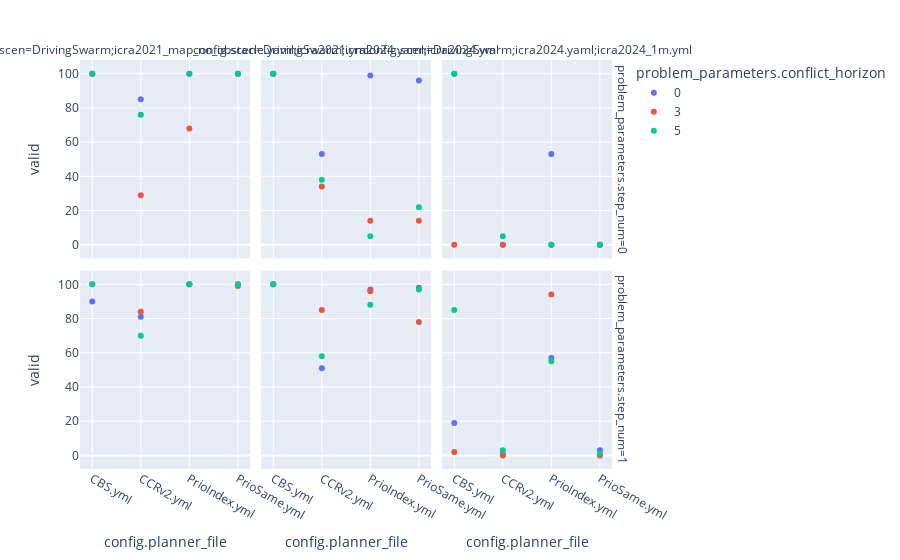

The notebook cell this image was saved under:
### Code cell
df_agg = df.groupby(["config.planner_file", "config.scen", "problem_parameters.step_num", "problem_parameters.conflict_horizon"]).valid.sum().reset_index()
px.scatter(df_agg, x="config.planner_file", y="valid", facet_col="config.scen", facet_row="problem_parameters.step_num", color="problem_parameters.conflict_horizon")

### Figure 1 — Plotly figure (JSON) as saved in the notebook; plotly's stock layout.template omitted (floating-point values rounded to 4 significant figures)
{"data": [{"hovertemplate": "problem_parameters.conflict_horizon=0<br>problem_parameters.step_num=0<br>config.scen=DrivingSwarm;icra2021_map_no_obstacle.yaml;icra2021.yml<br>config.planner_file=%{x}<br>valid=%{y}<extra></extra>", "legendgroup": "0", "marker": {"color": "#636efa", "symbol": "circle"}, "mode": "markers", "name": "0", "orientation": "v", "showlegend": true, "type": "scatter", "x": ["CBS.yml", "CCRv2.yml", "PrioIndex.yml", "PrioSame.yml"], "xaxis": "x4", "y": [100, 85, 100, 100], "yaxis": "y4"}, {"hovertemplate": "problem_parameters.conflict_horizon=0<br>problem_parameters.step_num=0<br>config.scen=DrivingSwarm;icra2024.yaml;icra2024.yml<br>config.planner_file=%{x}<br>valid=%{y}<extra></extra>", "legendgroup": "0", "marker": {"color": "#636efa", "symbol": "circle"}, "mode": "markers", "name": "0", "orientation": "v", "showlegend": false, "type": "scatter", "x": ["CBS.yml", "CCRv2.yml", "PrioIndex.yml", "PrioSame.yml"], "xaxis": "x5", "y": [100, 53, 99, 96], "yaxis": "y5"}, {"hovertemplate": "problem_parameters.conflict_horizon=0<br>problem_parameters.step_num=0<br>config.scen=DrivingSwarm;icra2024.yaml;icra2024_1m.yml<br>config.planner_file=%{x}<br>valid=%{y}<extra></extra>", "legendgroup": "0", "marker": {"color": "#636efa", "symbol": "circle"}, "mode": "markers", "name": "0", "orientation": "v", "showlegend": false, "type": "scatter", "x": ["CBS.yml", "CCRv2.yml", "PrioIndex.yml", "PrioSame.yml"], "xaxis": "x6", "y": [100, 0, 53, 0], "yaxis": "y6"}, {"hovertemplate": "problem_parameters.conflict_horizon=0<br>problem_parameters.step_num=1<br>config.scen=DrivingSwarm;icra2021_map_no_obstacle.yaml;icra2021.yml<br>config.planner_file=%{x}<br>valid=%{y}<extra></extra>", "legendgroup": "0", "marker": {"color": "#636efa", "symbol": "circle"}, "mode": "markers", "name": "0", "orientation": "v", "showlegend": false, "type": "scatter", "x": ["CBS.yml", "CCRv2.yml", "PrioIndex.yml", "PrioSame.yml"], "xaxis": "x", "y": [90, 81, 100, 100], "yaxis": "y"}, {"hovertemplate": "problem_parameters.conflict_horizon=0<br>problem_parameters.step_num=1<br>config.scen=DrivingSwarm;icra2024.yaml;icra2024.yml<br>config.planner_file=%{x}<br>valid=%{y}<extra></extra>", "legendgroup": "0", "marker": {"color": "#636efa", "symbol": "circle"}, "mode": "markers", "name": "0", "orientation": "v", "showlegend": false, "type": "scatter", "x": ["CBS.yml", "CCRv2.yml", "PrioIndex.yml", "PrioSame.yml"], "xaxis": "x2", "y": [100, 51, 97, 98], "yaxis": "y2"}, {"hovertemplate": "problem_parameters.conflict_horizon=0<br>problem_parameters.step_num=1<br>config.scen=DrivingSwarm;icra2024.yaml;icra2024_1m.yml<br>config.planner_file=%{x}<br>valid=%{y}<extra></extra>", "legendgroup": "0", "marker": {"color": "#636efa", "symbol": "circle"}, "mode": "markers", "name": "0", "orientation": "v", "showlegend": false, "type": "scatter", "x": ["CBS.yml", "CCRv2.yml", "PrioIndex.yml", "PrioSame.yml"], "xaxis": "x3", "y": [19, 1, 57, 3], "yaxis": "y3"}, {"hovertemplate": "problem_parameters.conflict_horizon=3<br>problem_parameters.step_num=0<br>config.scen=DrivingSwarm;icra2021_map_no_obstacle.yaml;icra2021.yml<br>config.planner_file=%{x}<br>valid=%{y}<extra></extra>", "legendgroup": "3", "marker": {"color": "#EF553B", "symbol": "circle"}, "mode": "markers", "name": "3", "orientation": "v", "showlegend": true, "type": "scatter", "x": ["CBS.yml", "CCRv2.yml", "PrioIndex.yml", "PrioSame.yml"], "xaxis": "x4", "y": [100, 29, 68, 100], "yaxis": "y4"}, {"hovertemplate": "problem_parameters.conflict_horizon=3<br>problem_parameters.step_num=0<br>config.scen=DrivingSwarm;icra2024.yaml;icra2024.yml<br>config.planner_file=%{x}<br>valid=%{y}<extra></extra>", "legendgroup": "3", "marker": {"color": "#EF553B", "symbol": "circle"}, "mode": "markers", "name": "3", "orientation": "v", "showlegend": false, "type": "scatter", "x": ["CBS.yml", "CCRv2.yml", "PrioIndex.yml", "PrioSame.yml"], "xaxis": "x5", "y": [100, 34, 14, 14], "yaxis": "y5"}, {"hovertemplate": "problem_parameters.conflict_horizon=3<br>problem_parameters.step_num=0<br>config.scen=DrivingSwarm;icra2024.yaml;icra2024_1m.yml<br>config.planner_file=%{x}<br>valid=%{y}<extra></extra>", "legendgroup": "3", "marker": {"color": "#EF553B", "symbol": "circle"}, "mode": "markers", "name": "3", "orientation": "v", "showlegend": false, "type": "scatter", "x": ["CBS.yml", "CCRv2.yml", "PrioIndex.yml", "PrioSame.yml"], "xaxis": "x6", "y": [0, 0, 0, 0], "yaxis": "y6"}, {"hovertemplate": "problem_parameters.conflict_horizon=3<br>problem_parameters.step_num=1<br>config.scen=DrivingSwarm;icra2021_map_no_obstacle.yaml;icra2021.yml<br>config.planner_file=%{x}<br>valid=%{y}<extra></extra>", "legendgroup": "3", "marker": {"color": "#EF553B", "symbol": "circle"}, "mode": "markers", "name": "3", "orientation": "v", "showlegend": false, "type": "scatter", "x": ["CBS.yml", "CCRv2.yml", "PrioIndex.yml", "PrioSame.yml"], "xaxis": "x", "y": [100, 84, 100, 99], "yaxis": "y"}, {"hovertemplate": "problem_parameters.conflict_horizon=3<br>problem_parameters.step_num=1<br>config.scen=DrivingSwarm;icra2024.yaml;icra2024.yml<br>config.planner_file=%{x}<br>valid=%{y}<extra></extra>", "legendgroup": "3", "marker": {"color": "#EF553B", "symbol": "circle"}, "mode": "markers", "name": "3", "orientation": "v", "showlegend": false, "type": "scatter", "x": ["CBS.yml", "CCRv2.yml", "PrioIndex.yml", "PrioSame.yml"], "xaxis": "x2", "y": [100, 85, 96, 78], "yaxis": "y2"}, {"hovertemplate": "problem_parameters.conflict_horizon=3<br>problem_parameters.step_num=1<br>config.scen=DrivingSwarm;icra2024.yaml;icra2024_1m.yml<br>config.planner_file=%{x}<br>valid=%{y}<extra></extra>", "legendgroup": "3", "marker": {"color": "#EF553B", "symbol": "circle"}, "mode": "markers", "name": "3", "orientation": "v", "showlegend": false, "type": "scatter", "x": ["CBS.yml", "CCRv2.yml", "PrioIndex.yml", "PrioSame.yml"], "xaxis": "x3", "y": [2, 0, 94, 0], "yaxis": "y3"}, {"hovertemplate": "problem_parameters.conflict_horizon=5<br>problem_parameters.step_num=0<br>config.scen=DrivingSwarm;icra2021_map_no_obstacle.yaml;icra2021.yml<br>config.planner_file=%{x}<br>valid=%{y}<extra></extra>", "legendgroup": "5", "marker": {"color": "#00cc96", "symbol": "circle"}, "mode": "markers", "name": "5", "orientation": "v", "showlegend": true, "type": "scatter", "x": ["CBS.yml", "CCRv2.yml", "PrioIndex.yml", "PrioSame.yml"], "xaxis": "x4", "y": [100, 76, 100, 100], "yaxis": "y4"}, {"hovertemplate": "problem_parameters.conflict_horizon=5<br>problem_parameters.step_num=0<br>config.scen=DrivingSwarm;icra2024.yaml;icra2024.yml<br>config.planner_file=%{x}<br>valid=%{y}<extra></extra>", "legendgroup": "5", "marker": {"color": "#00cc96", "symbol": "circle"}, "mode": "markers", "name": "5", "orientation": "v", "showlegend": false, "type": "scatter", "x": ["CBS.yml", "CCRv2.yml", "PrioIndex.yml", "PrioSame.yml"], "xaxis": "x5", "y": [100, 38, 5, 22], "yaxis": "y5"}, {"hovertemplate": "problem_parameters.conflict_horizon=5<br>problem_parameters.step_num=0<br>config.scen=DrivingSwarm;icra2024.yaml;icra2024_1m.yml<br>config.planner_file=%{x}<br>valid=%{y}<extra></extra>", "legendgroup": "5", "marker": {"color": "#00cc96", "symbol": "circle"}, "mode": "markers", "name": "5", "orientation": "v", "showlegend": false, "type": "scatter", "x": ["CBS.yml", "CCRv2.yml", "PrioIndex.yml", "PrioSame.yml"], "xaxis": "x6", "y": [100, 5, 0, 0], "yaxis": "y6"}, {"hovertemplate": "problem_parameters.conflict_horizon=5<br>problem_parameters.step_num=1<br>config.scen=DrivingSwarm;icra2021_map_no_obstacle.yaml;icra2021.yml<br>config.planner_file=%{x}<br>valid=%{y}<extra></extra>", "legendgroup": "5", "marker": {"color": "#00cc96", "symbol": "circle"}, "mode": "markers", "name": "5", "orientation": "v", "showlegend": false, "type": "scatter", "x": ["CBS.yml", "CCRv2.yml", "PrioIndex.yml", "PrioSame.yml"], "xaxis": "x", "y": [100, 70, 100, 100], "yaxis": "y"}, {"hovertemplate": "problem_parameters.conflict_horizon=5<br>problem_parameters.step_num=1<br>config.scen=DrivingSwarm;icra2024.yaml;icra2024.yml<br>config.planner_file=%{x}<br>valid=%{y}<extra></extra>", "legendgroup": "5", "marker": {"color": "#00cc96", "symbol": "circle"}, "mode": "markers", "name": "5", "orientation": "v", "showlegend": false, "type": "scatter", "x": ["CBS.yml", "CCRv2.yml", "PrioIndex.yml", "PrioSame.yml"], "xaxis": "x2", "y": [100, 58, 88, 97], "yaxis": "y2"}, {"hovertemplate": "problem_parameters.conflict_horizon=5<br>problem_parameters.step_num=1<br>config.scen=DrivingSwarm;icra2024.yaml;icra2024_1m.yml<br>config.planner_file=%{x}<br>valid=%{y}<extra></extra>", "legendgroup": "5", "marker": {"color": "#00cc96", "symbol": "circle"}, "mode": "markers", "name": "5", "orientation": "v", "showlegend": false, "type": "scatter", "x": ["CBS.yml", "CCRv2.yml", "PrioIndex.yml", "PrioSame.yml"], "xaxis": "x3", "y": [85, 3, 55, 1], "yaxis": "y3"}], "layout": {"annotations": [{"font": {}, "showarrow": false, "text": "config.scen=DrivingSwarm;icra2021_map_no_obstacle.yaml;icra2021.yml", "x": 0.1567, "xanchor": "center", "xref": "paper", "y": 1, "yanchor": "bottom", "yref": "paper"}, {"font": {}, "showarrow": false, "text": "config.scen=DrivingSwarm;icra2024.yaml;icra2024.yml", "x": 0.49, "xanchor": "center", "xref": "paper", "y": 1, "yanchor": "bottom", "yref": "paper"}, {"font": {}, "showarrow": false, "text": "config.scen=DrivingSwarm;icra2024.yaml;icra2024_1m.yml", "x": 0.8233, "xanchor": "center", "xref": "paper", "y": 1, "yanchor": "bottom", "yref": "paper"}, {"font": {}, "showarrow": false, "text": "problem_parameters.step_num=1", "textangle": 90, "x": 0.98, "xanchor": "left", "xref": "paper", "y": 0.2425, "yanchor": "middle", "yref": "paper"}, {"font": {}, "showarrow": false, "text": "problem_parameters.step_num=0", "textangle": 90, "x": 0.98, "xanchor": "left", "xref": "paper", "y": 0.7575, "yanchor": "middle", "yref": "paper"}], "legend": {"title": {"text": "problem_parameters.conflict_horizon"}, "tracegroupgap": 0}, "margin": {"t": 60}, "xaxis": {"anchor": "y", "domain": [0, 0.3133], "title": {"text": "config.planner_file"}}, "xaxis2": {"anchor": "y2", "domain": [0.3333, 0.6467], "matches": "x", "title": {"text": "config.planner_file"}}, "xaxis3": {"anchor": "y3", "domain": [0.6667, 0.98], "matches": "x", "title": {"text": "config.planner_file"}}, "xaxis4": {"anchor": "y4", "domain": [0, 0.3133], "matches": "x", "showticklabels": false}, "xaxis5": {"anchor": "y5", "domain": [0.3333, 0.6467], "matches": "x", "showticklabels": false}, "xaxis6": {"anchor": "y6", "domain": [0.6667, 0.98], "matches": "x", "showticklabels": false}, "yaxis": {"anchor": "x", "domain": [0, 0.485], "title": {"text": "valid"}}, "yaxis2": {"anchor": "x2", "domain": [0, 0.485], "matches": "y", "showticklabels": false}, "yaxis3": {"anchor": "x3", "domain": [0, 0.485], "matches": "y", "showticklabels": false}, "yaxis4": {"anchor": "x4", "domain": [0.515, 1], "matches": "y", "title": {"text": "valid"}}, "yaxis5": {"anchor": "x5", "domain": [0.515, 1], "matches": "y", "showticklabels": false}, "yaxis6": {"anchor": "x6", "domain": [0.515, 1], "matches": "y", "showticklabels": false}}}
